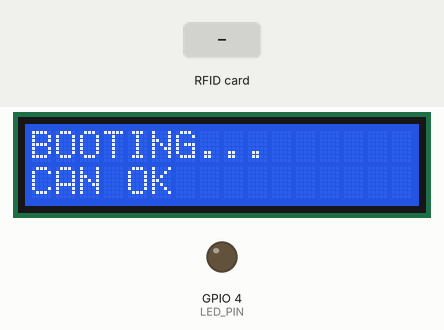
This sketch was run on a simulated ESP32. Parts: 16×2 character LCD, output pins drawn as LEDs (lit = HIGH). The test bench sets the inputs (shaded band). No CAN messages arrive unless stated; what the sketch prints to the serial monitor is not drawn.

Above: at 0.1 s.
At 2.3 s:
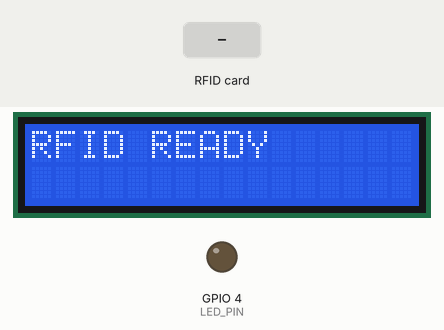
2.4 s: RFID card 5E 7A 19 C4 held to the reader
Timing chart, 0 to 5.4 s (numbered marks = the images above; inputs shaded):
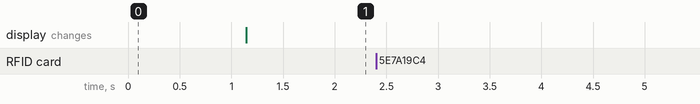

The sketch:

Receiver.ino
```cpp
#include <driver/twai.h>
#include <SPI.h>
#include <MFRC522.h>
#include <Wire.h>
#include <LiquidCrystal_I2C.h>

// ================= CAN PINOVI =================
#define TX_GPIO_NUM GPIO_NUM_21
#define RX_GPIO_NUM GPIO_NUM_22

// ================= LED ========================
#define LED_PIN 4

// ================= RFID (RC522) ===============
#define SS_PIN   5
#define RST_PIN  27
MFRC522 rfid(SS_PIN, RST_PIN);

// ================= LCD (I2C) ==================
#define I2C_SDA 25
#define I2C_SCL 26
LiquidCrystal_I2C lcd(0x27, 16, 2);

//==================================================================================//

void setup() {
  Serial.begin(115200);

  pinMode(LED_PIN, OUTPUT);
  digitalWrite(LED_PIN, LOW);

  Serial.println("CAN RECEIVER + RFID SENDER + LCD");

  Wire.begin(I2C_SDA, I2C_SCL);
  lcd.init();
  lcd.backlight();
  lcd.clear();
  lcd.setCursor(0,0);
  lcd.print("BOOTING...");

  twai_general_config_t g_config =
    TWAI_GENERAL_CONFIG_DEFAULT(TX_GPIO_NUM, RX_GPIO_NUM, TWAI_MODE_NORMAL);
  twai_timing_config_t t_config = TWAI_TIMING_CONFIG_500KBITS();
  twai_filter_config_t f_config = TWAI_FILTER_CONFIG_ACCEPT_ALL();

  if (twai_driver_install(&g_config, &t_config, &f_config) == ESP_OK) {
    if (twai_start() == ESP_OK) {
      Serial.println("CAN Initialized");
      lcd.setCursor(0,1);
      lcd.print("CAN OK");
    } else {
      Serial.println("Starting CAN failed!");
      lcd.setCursor(0,1);
      lcd.print("CAN FAIL");
    }
  } else {
    Serial.println("Driver install failed!");
    lcd.setCursor(0,1);
    lcd.print("DRV FAIL");
  }

  delay(1000);

  SPI.begin();
  rfid.PCD_Init();
  Serial.println("RFID Ready");
  lcd.clear();
  lcd.print("RFID READY");
}

//==================================================================================//

void loop() {
  canReceiver();
  checkRFID();
}

//==================================================================================//
// ================= CAN RECEIVER + LCD ===================
//==================================================================================//

void canReceiver() {
  twai_message_t message;

  if (twai_receive(&message, pdMS_TO_TICKS(10)) == ESP_OK) {

    digitalWrite(LED_PIN, !digitalRead(LED_PIN));

    Serial.print("[CAN RX] ID: 0x");
    Serial.println(message.identifier, HEX);

    lcd.clear();
    lcd.setCursor(0,0);

    lcd.print("0x");
    lcd.print(message.identifier, HEX);
    lcd.print(" | ");

    for (int i = 0; i < message.data_length_code; i++) {
      char c = (char)message.data[i];
      if (c >= 32 && c <= 126) {
        lcd.print(c);
      }
    }
  }
}

//==================================================================================//
// ================= RFID SEND LOGIKA ====================
//==================================================================================//

void checkRFID() {
  if (!rfid.PICC_IsNewCardPresent()) return;
  if (!rfid.PICC_ReadCardSerial()) return;

  Serial.print("[RFID] UID: ");
  for (byte i = 0; i < 4; i++) {
    if (rfid.uid.uidByte[i] < 0x10) Serial.print("0");
    Serial.print(rfid.uid.uidByte[i], HEX);
    Serial.print(" ");
  }
  Serial.println();

  sendUIDOverCAN(rfid.uid.uidByte);

  rfid.PICC_HaltA();
  rfid.PCD_StopCrypto1();

  delay(1000);
}

//==================================================================================//

void sendUIDOverCAN(byte *uid) {
  twai_message_t msg;
  msg.identifier = 0x13;
  msg.extd = 0;
  msg.rtr = 0;
  msg.data_length_code = 4;

  for (int i = 0; i < 4; i++) {
    msg.data[i] = uid[i];
  }

  if (twai_transmit(&msg, pdMS_TO_TICKS(100)) == ESP_OK) {
    Serial.println("[CAN TX] RFID UID sent");
  } else {
    Serial.println("[CAN TX] FAILED");
  }
}
```

Measured:
- after the input at 2.4 s, every drawn part: stays the same
